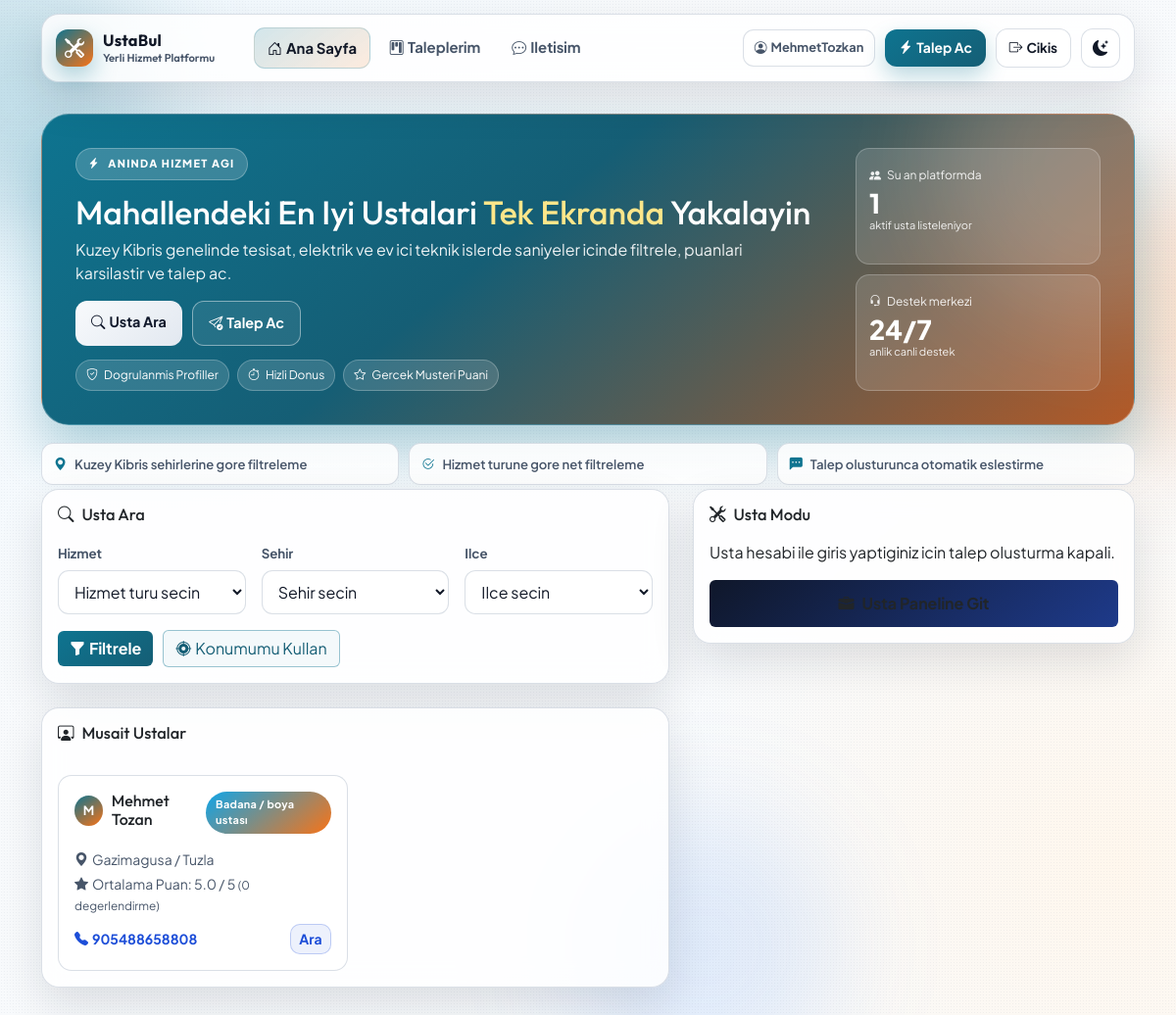
Page / (signed in) on the committed database.
### Myapp/models.py (models this page shows, shortened)
class Provider(models.Model):
    user = models.OneToOneField(
        User,
        on_delete=models.SET_NULL,
        null=True,
        blank=True,
        related_name="provider_profile",
    )
    full_name = models.CharField(max_length=120)
    service_types = models.ManyToManyField(ServiceType, related_name="providers", blank=True)
    city = models.CharField(max_length=80)
    district = models.CharField(max_length=80)
    phone = models.CharField(max_length=20)
    latitude = models.DecimalField(max_digits=9, decimal_places=6, null=True, blank=True)
    longitude = models.DecimalField(max_digits=9, decimal_places=6, null=True, blank=True)
    rating = models.DecimalField(max_digits=2, decimal_places=1, default=5.0)
    is_available = models.BooleanField(default=True)
    description = models.TextField(blank=True)
    created_at = models.DateTimeField(auto_now_add=True)
    class Meta:
        ordering = ["-is_available", "-rating", "full_name"]

class ServiceType(models.Model):
    name = models.CharField(max_length=80, unique=True)
    slug = models.SlugField(unique=True)
    class Meta:
        ordering = ["name"]
    def __str__(self):
        return self.name

### Myapp/views.py (the view)
# urls.py: path('', views.index, name='index'),
@never_cache
@ensure_csrf_cookie
def index(request):
    is_provider_user = bool(get_provider_for_user(request.user)) if request.user.is_authenticated else False
    search_form = ServiceSearchForm(request.GET or None)
    providers_qs = (
        Provider.objects.filter(is_available=True)
        .prefetch_related("service_types")
        .annotate(ratings_count=Count("ratings", distinct=True))
    )
    location_used = False
    if search_form.is_valid():
        service_type = search_form.cleaned_data.get("service_type")
        city = (search_form.cleaned_data.get("city") or "").strip()
        district = (search_form.cleaned_data.get("district") or "").strip()
        user_latitude = search_form.cleaned_data.get("latitude")
        user_longitude = search_form.cleaned_data.get("longitude")
        if service_type:
            providers_qs = providers_qs.filter(service_types=service_type)
        if city:
            providers_qs = providers_qs.filter(city__icontains=city)
        if district and district != ANY_DISTRICT_VALUE:
            providers_qs = providers_qs.filter(district__icontains=district)
        providers = list(providers_qs[:100])
        if user_latitude is not None and user_longitude is not None:
            location_used = True
            for provider in providers:
                if provider.latitude is not None and provider.longitude is not None:
                    provider.distance_km = round(
                        haversine_km(
                            float(user_latitude),
                            float(user_longitude),
                            float(provider.latitude),
                            float(provider.longitude),
                        ),
                        1,
                    )
                else:
                    provider.distance_km = None
            providers.sort(
                key=lambda p: (
                    p.distance_km is None,
                    p.distance_km if p.distance_km is not None else 10**9,
                    -float(p.rating),
                )
            )
        else:
            for provider in providers:
                provider.distance_km = None
    else:
        providers = list(providers_qs[:12])
        for provider in providers:
            provider.distance_km = None
    request_form = ServiceRequestForm(initial=build_request_form_initial(request))
    context = {
        "search_form": search_form,
        "request_form": request_form,
        "providers": providers[:12],
        "location_used": location_used,
        "city_district_map_json": get_city_district_map_json(),
        "is_provider_user": is_provider_user,
    }
    return render(request, "Myapp/index.html", context)

### Myapp/forms.py
class ServiceSearchForm(forms.Form):
    service_type = forms.ModelChoiceField(
        queryset=ServiceType.objects.all(),
        empty_label="Hizmet turu secin",
        required=False,
        label="Hizmet",
    )
    city = forms.ChoiceField(choices=[("", "Sehir secin")] + NC_CITY_CHOICES, required=False, label="Sehir")
    district = forms.ChoiceField(choices=DISTRICT_CHOICES_WITH_ANY, required=False, label="Ilce")
    latitude = forms.FloatField(required=False, widget=forms.HiddenInput())
    longitude = forms.FloatField(required=False, widget=forms.HiddenInput())

class ServiceRequestForm(forms.ModelForm):
    city = forms.ChoiceField(choices=[("", "Sehir secin")] + NC_CITY_CHOICES, label="Sehir")
    district = forms.ChoiceField(choices=DISTRICT_CHOICES_WITH_ANY, label="Ilce")
    class Meta:
        model = ServiceRequest
        fields = ["customer_name", "customer_phone", "service_type", "city", "district", "details"]
        labels = {
            "customer_name": "Ad Soyad",
            "customer_phone": "Telefon",
            "service_type": "Istenen Hizmet",
            "city": "Sehir",
            "district": "Ilce",
            "details": "Ariza/Is Detayi",
        }
        widgets = {
            "details": forms.Textarea(attrs={"rows": 4}),
        }

### Myapp/views.py (called while the page is built)
def build_request_form_initial(request):
    if not request.user.is_authenticated:
        return {}
    profile = getattr(request.user, "customer_profile", None)
    return {
        "customer_name": request.user.get_full_name() or request.user.username,
        "customer_phone": profile.phone if profile else "",
        "city": profile.city if profile else "",
        "district": profile.district if profile else "",
    }

def get_provider_for_user(user):
    if not user.is_authenticated:
        return None
    return Provider.objects.filter(user=user).first()

def get_city_district_map_json():
    return json.dumps(NC_CITY_DISTRICT_MAP)

### Myapp/templates/Myapp/index.html (shortened to what this page needs)
{% extends "base.html" %}
{% block content %}
<section class="hero-spotlight reveal-up">
  <div class="hero-layout">
    <div class="hero-copy">
      <span class="hero-badge"><i class="bi bi-lightning-charge-fill"></i>ANINDA HIZMET AGI</span>
      <h1>Mahallendeki En Iyi Ustalari <span>Tek Ekranda</span> Yakalayin</h1>
      <p>Kuzey Kibris genelinde tesisat, elektrik ve ev ici teknik islerde saniyeler icinde filtrele, puanlari karsilastir ve talep ac.</p>
      <div class="hero-actions">
        <a class="btn hero-btn hero-btn-solid" href="#search-panel"><i class="bi bi-search me-1"></i>Usta Ara</a>
        <a class="btn hero-btn hero-btn-outline" href="#talep-form"><i class="bi bi-send-check me-1"></i>Talep Ac</a>
      </div>
      <div class="trust-ribbon">
        <span><i class="bi bi-shield-check"></i>Dogrulanmis Profiller</span>
        <span><i class="bi bi-stopwatch"></i>Hizli Donus</span>
        <span><i class="bi bi-star"></i>Gercek Musteri Puani</span>
      </div>
    </div>
    <aside class="hero-metrics">
      <div class="metric-card">
        <p class="metric-top"><i class="bi bi-people-fill"></i>Su an platformda</p>
        <p class="metric-value">{{ providers|length }}</p>
        <p class="metric-note">aktif usta listeleniyor</p>
      </div>
      <div class="metric-card">
        <p class="metric-top"><i class="bi bi-headset"></i>Destek merkezi</p>
        <p class="metric-value">24/7</p>
        <p class="metric-note">anlik canli destek</p>
      </div>
    </aside>
  </div>
</section>
<section class="status-strip reveal-up delay-1">
  <div class="status-item"><i class="bi bi-geo-alt-fill"></i>Kuzey Kibris sehirlerine gore filtreleme</div>
  <div class="status-item"><i class="bi bi-check2-circle"></i>Hizmet turune gore net filtreleme</div>
  <div class="status-item"><i class="bi bi-chat-left-dots-fill"></i>Talep olusturunca otomatik eslestirme</div>
</section>
<section class="row g-4 align-items-start">
  <div class="col-xl-7">
    <div class="card panel-card shadow-sm reveal-up delay-1" id="search-panel">
      <div class="card-body">
        <h2 class="h5 mb-3 section-title"><i class="bi bi-search me-2"></i>Usta Ara</h2>
        <form method="get" class="row g-3 search-form" id="search-form">
          <div class="col-lg-4">
            <label class="form-label">{{ search_form.service_type.label }}</label>
            {{ search_form.service_type }}
          </div>
          <div class="col-lg-4">
            <label class="form-label">{{ search_form.city.label }}</label>
            {{ search_form.city }}
          </div>
          <div class="col-lg-4">
            <label class="form-label">{{ search_form.district.label }}</label>
            {{ search_form.district }}
          </div>
          <div class="col-12 form-toolbar">
            <button type="submit" class="btn btn-primary btn-main"><i class="bi bi-funnel-fill me-1"></i>Filtrele</button>
            <button type="button" class="btn btn-outline-success btn-location" id="use-location-btn"><i class="bi bi-crosshair2 me-1"></i>Konumumu Kullan</button>
          </div>
        </form>
      </div>
    </div>
    <div class="card panel-card shadow-sm mt-4 reveal-up delay-2">
      <div class="card-body">
        <div class="d-flex align-items-center justify-content-between flex-wrap gap-2 mb-3">
          <h2 class="h5 mb-0 section-title"><i class="bi bi-person-workspace me-2"></i>Musait Ustalar</h2>
        </div>
        {% if providers %}
          <div class="row g-3 provider-grid">
            {% for provider in providers %}
              <div class="col-md-6 col-xl-6">
                <article class="provider-card p-3 h-100">
                  <div class="d-flex align-items-start justify-content-between mb-3">
                    <div class="provider-head">
                      <span class="avatar-dot">{{ provider.full_name|slice:":1"|upper }}</span>
                      <h3 class="h6 mb-0">{{ provider.full_name }}</h3>
                    </div>
                    <span class="pill">
                      {% for service in provider.service_types.all %}
                        {{ service.name }}{% if not forloop.last %}, {% endif %}
                      {% empty %}
                        Hizmet belirtilmedi
                      {% endfor %}
                    </span>
                  </div>
                  <p class="small mb-1 provider-location"><i class="bi bi-geo-alt-fill me-1"></i>{{ provider.city }} / {{ provider.district }}</p>
                  <p class="small mb-1 provider-rating">
                    <i class="bi bi-star-fill me-1"></i>Ortalama Puan: {{ provider.rating }} / 5
                    <span class="rating-count">({{ provider.ratings_count }} degerlendirme)</span>
                  </p>
                  <div class="provider-bottom">
                    <p class="small mb-0 provider-phone"><i class="bi bi-telephone-fill me-1"></i><strong>{{ provider.phone }}</strong></p>
                    <a href="tel:{{ provider.phone }}" class="btn btn-sm provider-call-btn">Ara</a>
                  </div>
                </article>
              </div>
            {% endfor %}
          </div>
        {% else %}
          <p class="mb-0">Kriterlere uygun usta bulunamadi.</p>
        {% endif %}
      </div>
    </div>
  </div>
  <div class="col-xl-5">
    {% if is_provider_user %}
      <div class="card panel-card shadow-sm sticky-form reveal-up delay-3">
        <div class="card-body">
          <h2 class="h5 mb-3 section-title"><i class="bi bi-tools me-2"></i>Usta Modu</h2>
          <p class="mb-3">Usta hesabi ile giris yaptiginiz icin talep olusturma kapali.</p>
          <a href="{% url 'provider_requests' %}" class="btn btn-main-dark w-100">
            <i class="bi bi-briefcase-fill me-2"></i>Usta Paneline Git
          </a>
        </div>
      </div>
    {% endif %}
  </div>
</section>
{% endblock %}

### templates/base.html (shortened to what this page needs)
{% load static %}
<!doctype html>
<html lang="tr" data-theme="light">
<head>
  <link href="https://cdn.jsdelivr.net/npm/bootstrap@5.3.8/dist/css/bootstrap.min.css" rel="stylesheet">
  <link rel="stylesheet" href="https://cdn.jsdelivr.net/npm/bootstrap-icons@1.11.3/font/bootstrap-icons.min.css">
  <link rel="stylesheet" href="{% static 'css/style.css' %}">
</head>
<body>
<div class="bg-orb orb-a"></div>
<div class="bg-orb orb-b"></div>
<div class="bg-orb orb-c"></div>
<header class="site-header fixed-top">
  <div class="container">
    <nav class="navbar navbar-expand-lg site-nav">
      <a class="navbar-brand site-brand" href="{% url 'index' %}">
        <span class="site-brand-mark"><i class="bi bi-tools"></i></span>
        <span class="site-brand-copy">
          <strong>UstaBul</strong>
          <small>Yerli Hizmet Platformu</small>
        </span>
      </a>
      <div class="collapse navbar-collapse" id="siteNav">
        <div class="navbar-nav nav-links ms-lg-4">
          <a class="nav-link {% if request.path == '/' %}active{% endif %}" href="{% url 'index' %}"><i class="bi bi-house-door me-1"></i>Ana Sayfa</a>
          {% if request.user.is_authenticated and request.session.role == "provider" %}
            <a class="nav-link {% if request.path == '/usta/talepler/' %}active{% endif %}" href="{% url 'provider_requests' %}"><i class="bi bi-briefcase me-1"></i>Usta Paneli</a>
          {% elif request.user.is_authenticated %}
            <a class="nav-link {% if request.path == '/taleplerim/' %}active{% endif %}" href="{% url 'my_requests' %}"><i class="bi bi-kanban me-1"></i>Taleplerim</a>
          {% endif %}
          <a class="nav-link {% if request.path == '/contact/' %}active{% endif %}" href="{% url 'contact' %}"><i class="bi bi-chat-dots me-1"></i>Iletisim</a>
        </div>
        <div class="nav-tools ms-lg-auto">
          {% if request.user.is_authenticated %}
            <span class="user-chip d-none d-md-inline-flex"><i class="bi bi-person-circle me-1"></i>{{ request.user.username }}</span>
            {% if request.session.role == "provider" %}
              <a class="btn nav-cta-btn d-none d-md-inline-flex" href="{% url 'provider_requests' %}">
                <i class="bi bi-briefcase-fill me-1"></i>Usta Paneli
              </a>
            {% else %}
              <a class="btn nav-cta-btn d-none d-md-inline-flex" href="{% url 'index' %}#talep-form">
                <i class="bi bi-lightning-charge-fill me-1"></i>Talep Ac
              </a>
            {% endif %}
            <form method="post" action="{% url 'logout' %}" class="logout-form">
              <button type="submit" class="btn nav-ghost-btn"><i class="bi bi-box-arrow-right me-1"></i>Cikis</button>
            </form>
          {% endif %}
          <button type="button" class="theme-toggle-btn" id="theme-toggle-btn" aria-label="Temayi degistir">
          </button>
        </div>
      </div>
    </nav>
  </div>
</header>
<main class="container site-main">
  {% block content %}{% endblock %}
</main>
</body>
</html>

### rows in the picture
Provider: full_name "M", full_name "Mehmet Tozan", city "Gazimagusa", district "Tuzla", rating "5.0", ratings_count "0", phone "905488658808"
ServiceType: name "Badana / boya ustası"

### other values in the picture
{{ request.user.username }} "MehmetTozkan"
{{ providers|length }} "1"
{{ search_form.service_type.label }} "Hizmet"
{{ search_form.city.label }} "Sehir"
{{ search_form.district.label }} "Ilce"
